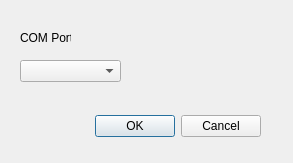
<?xml version="1.0" encoding="UTF-8"?>
<ui version="4.0">
 <class>Dialog</class>
 <widget class="QDialog" name="Dialog">
  <property name="geometry">
   <rect>
    <x>0</x>
    <y>0</y>
    <width>293</width>
    <height>163</height>
   </rect>
  </property>
  <property name="windowTitle">
   <string>Serial Communicator</string>
  </property>
  <widget class="QDialogButtonBox" name="buttonBox">
   <property name="geometry">
    <rect>
     <x>50</x>
     <y>110</y>
     <width>211</width>
     <height>32</height>
    </rect>
   </property>
   <property name="orientation">
    <enum>Qt::Horizontal</enum>
   </property>
   <property name="standardButtons">
    <set>QDialogButtonBox::Cancel|QDialogButtonBox::Ok</set>
   </property>
  </widget>
  <widget class="QLabel" name="label">
   <property name="geometry">
    <rect>
     <x>20</x>
     <y>30</y>
     <width>51</width>
     <height>16</height>
    </rect>
   </property>
   <property name="text">
    <string>COM Port</string>
   </property>
  </widget>
  <widget class="QComboBox" name="comboBox_COM_port">
   <property name="geometry">
    <rect>
     <x>20</x>
     <y>60</y>
     <width>101</width>
     <height>22</height>
    </rect>
   </property>
  </widget>
 </widget>
 <resources/>
 <connections>
  <connection>
   <sender>buttonBox</sender>
   <signal>accepted()</signal>
   <receiver>Dialog</receiver>
   <slot>accept()</slot>
   <hints>
    <hint type="sourcelabel">
     <x>248</x>
     <y>254</y>
    </hint>
    <hint type="destinationlabel">
     <x>157</x>
     <y>274</y>
    </hint>
   </hints>
  </connection>
  <connection>
   <sender>buttonBox</sender>
   <signal>rejected()</signal>
   <receiver>Dialog</receiver>
   <slot>reject()</slot>
   <hints>
    <hint type="sourcelabel">
     <x>316</x>
     <y>260</y>
    </hint>
    <hint type="destinationlabel">
     <x>286</x>
     <y>274</y>
    </hint>
   </hints>
  </connection>
 </connections>
</ui>
